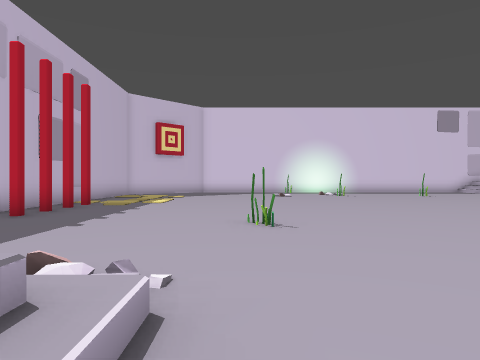
[1] (above)

17 first-person views from a walk through a level from a Godot 3-D game. The camera is 1.4 m above the floor, looks level and sees 70° across. The floor is counted in squares, 2 m on a side. Each view is taken from the middle of a square. On the plan, view 1 faces up. The plan holds only what a view shows up to about 11 squares ahead; the rest is blank. The place goes on beyond the plan.

[2]
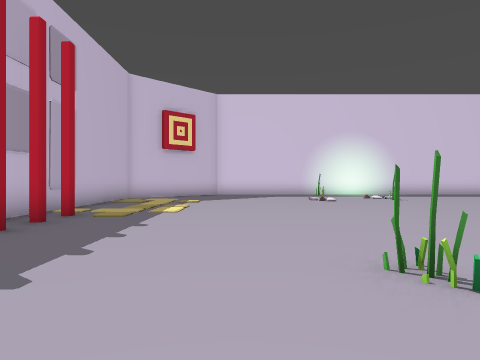

[3]
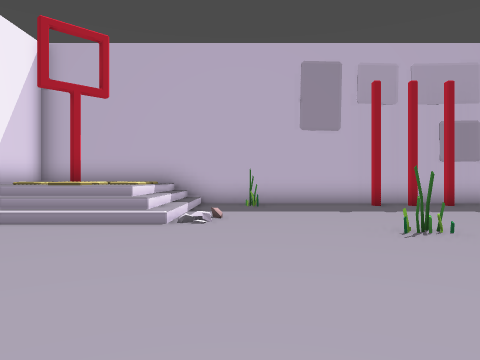

[4]
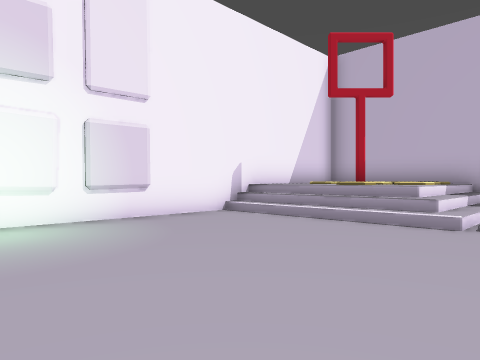

[5]
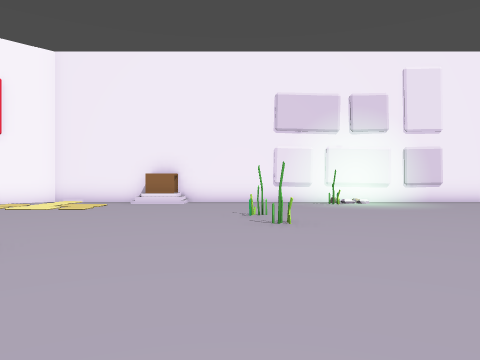

[6]
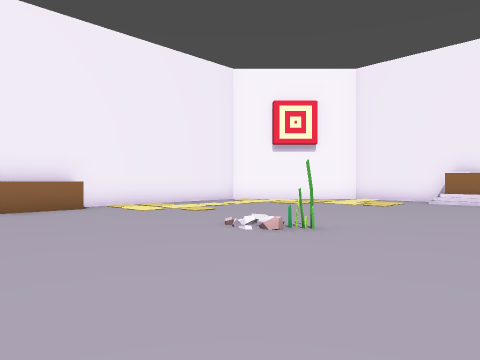

[7]
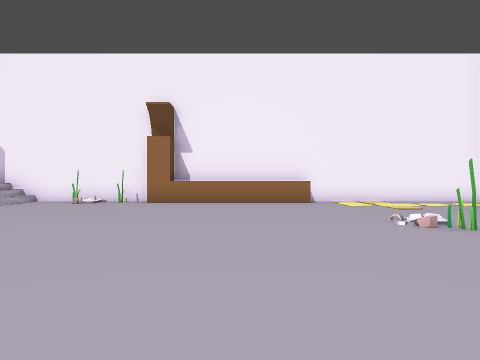

[8]
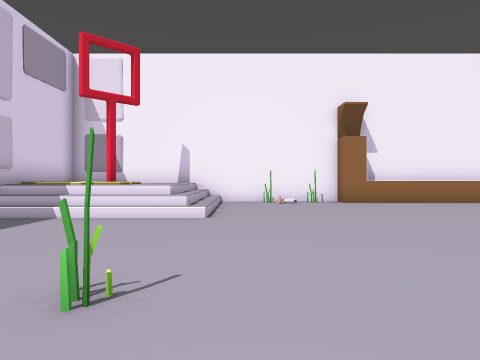

[9]
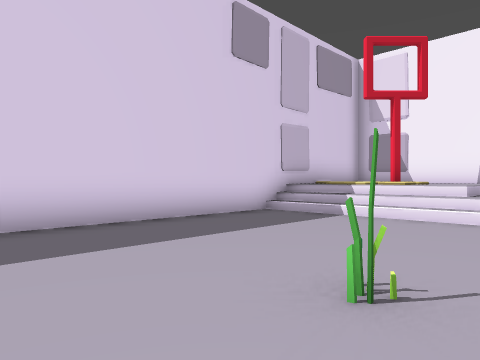

[10]
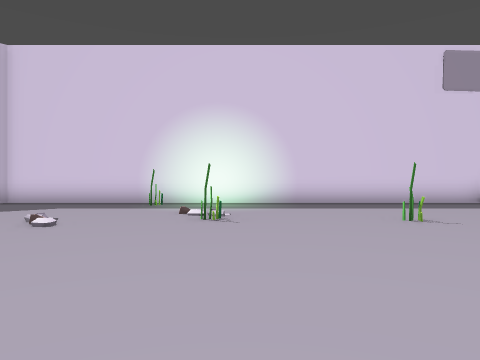

[11]
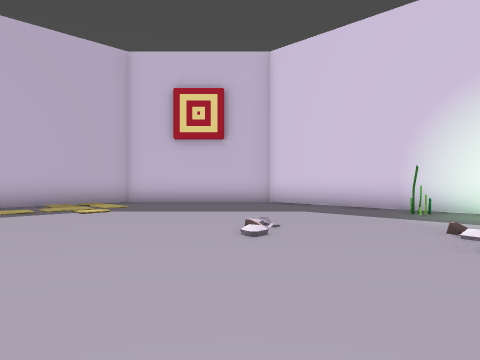

[12]
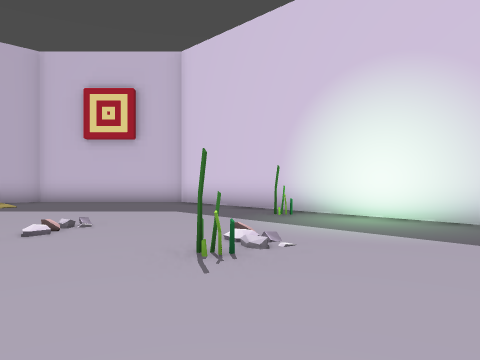

[13]
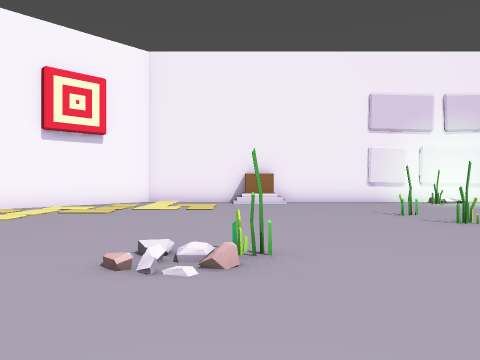

[14]
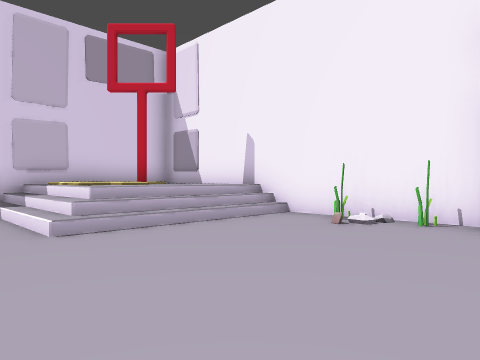

[15]
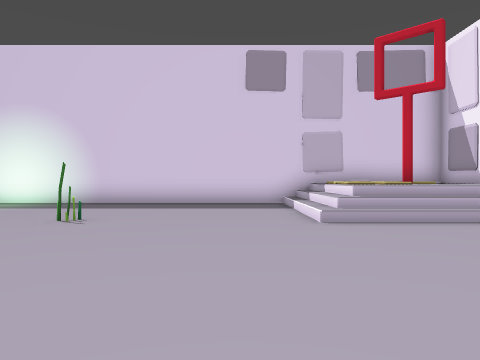

[16]
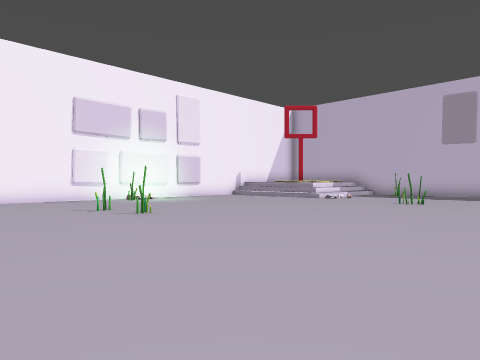

[17]
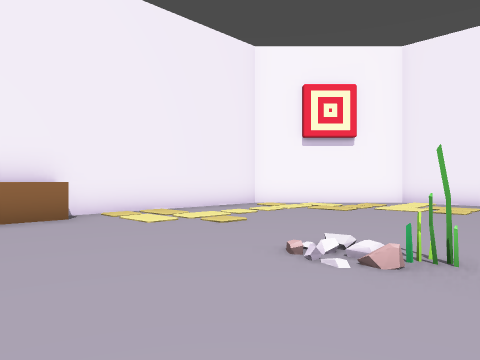

### Floor plan
Key: @ floor where view 1 was taken; # wall or solid block; x gap in a wall; . main floor; : floor 1.25 m higher than the main floor; / step, stairs or slope; = window, fence, low wall or low ledge; P pole.
Columns run from 6 left of view 1 to 17 right of it. Each row starts with its distance up from view 1.
 20    #####################
 19   ##.....x.........///:#
 18  ##................/  :#
 17 ##.................//#:#
 16 #..................//::#
 15 #.........#=..#....////#
 14 #......................#
 13 #......................#
 12 #......................#
 11 #......................#
 10 #.P....................#
  9 #.P....................#
  8 #.P....................#
  7 #.P....................#
  6 #......................#
  5 #................#.....#
  4 #......................#
  3 #.#....................#
  2 #/////.......#.........#
  1 #/////........#........#
  0 #  ///@................#
 -1 #  #:/................##
 -2 #   :/.....#....//...##
 -3  #####################

Where each view was taken, in squares from view 1:
view 1: 0 up, 0 right, facing up
view 2: 3 up, 1 left, facing up
view 3: 3 up, 5 right, facing left
view 4: 3 up, 5 right, facing down-left
view 5: 8 up, 8 right, facing down
view 6: 9 up, 8 right, facing down-right
view 7: 8 up, 6 right, facing right
view 8: 14 up, 6 right, facing right
view 9: 14 up, 6 right, facing up-right
view 10: 9 up, 5 right, facing up
view 11: 11 up, 5 right, facing up-left
view 12: 13 up, 7 right, facing up-left
view 13: 8 up, 11 right, facing down
view 14: 10 up, 11 right, facing up-right
view 15: 9 up, 11 right, facing up
view 16: 9 up, 11 right, facing down-left
view 17: 8 up, 10 right, facing down-right
